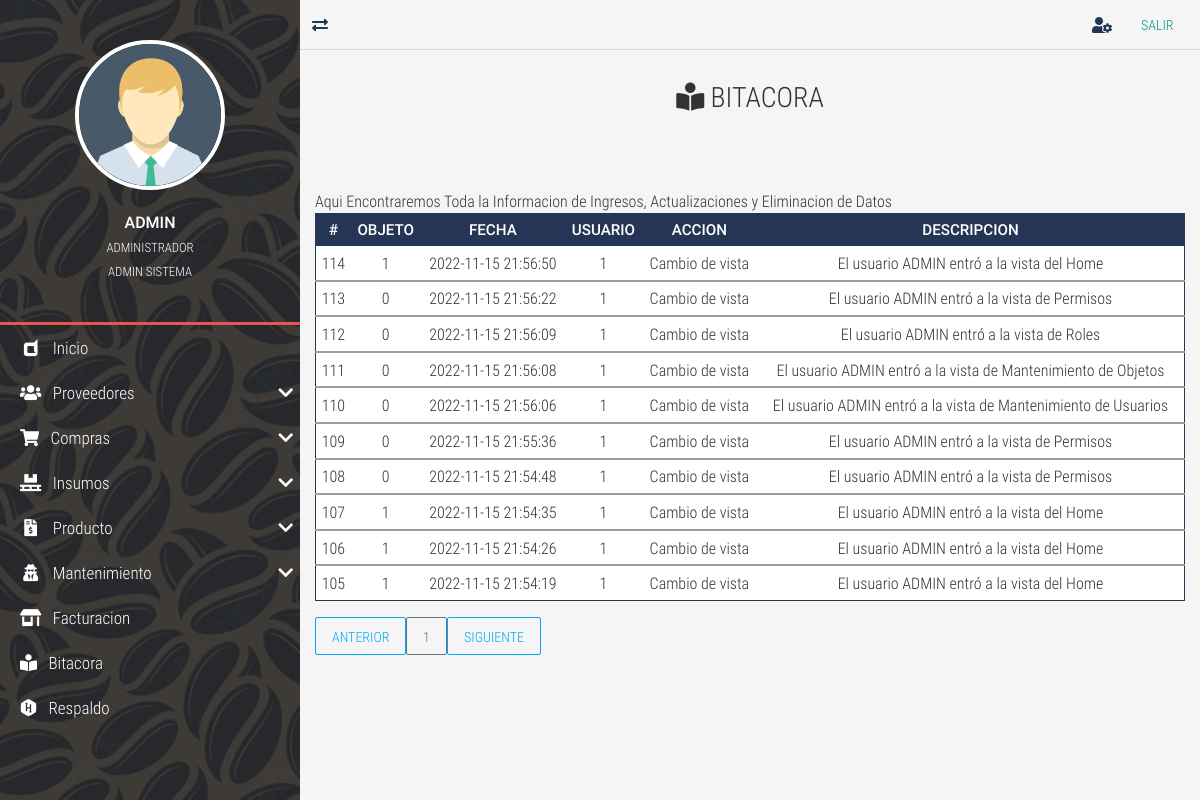
Page /bitacora/ (signed in) on the committed database.
### tables this page shows
CREATE TABLE `TBL_bitacora` (
  `id_bitacora` int NOT NULL AUTO_INCREMENT,
  `id_objeto` int DEFAULT NULL,
  `fecha` datetime NOT NULL,
  `id_usuario` int DEFAULT NULL,
  `accion` tinytext NOT NULL COMMENT 'accion realizada si es un ingreso nuevo, actualizacion. eliminacion o una consulta.',
  `descripcion` text,
  PRIMARY KEY (`id_bitacora`),
  KEY `FK_TBL_bitacora_TBL_usuarios` (`id_usuario`),
  CONSTRAINT `FK_TBL_bitacora_TBL_usuarios` FOREIGN KEY (`id_usuario`) REFERENCES `TBL_usuarios` (`id_usuario`)
);

### controladores/vistasControlador.php (called while the page is built)
<?php
	require_once "./modelos/vistasModelo.php";
	class vistasControlador extends vistasModelo{
		public function obtener_plantilla_controlador(){
			return require_once "./vistas/plantilla.php";
		}
		public function obtener_vistas_controlador(){
			if(isset($_GET['views'])){
				$ruta=explode("/", $_GET['views']);
				$respuesta=vistasModelo::obtener_vistas_modelo($ruta[0]);
			}else{
				$respuesta="login";
			}
			return $respuesta;
		}
	}

### index.php (called while the page is built, shortened)
<?php
	require_once "./controladores/vistasControlador.php";
	$plantilla = new vistasControlador();
	$plantilla->obtener_plantilla_controlador();

### modelos/vistasModelo.php (called while the page is built, shortened)
<?php
	class vistasModelo{
		protected static function obtener_vistas_modelo($vistas){
			$listaBlanca=["restaurar","respaldo","bitacora","prueba","proveedor-list","proveedor-new","proveedor-update","client-update","facturacion"
			,"home","insumos-list","insumos-new","insumos-update","objetos-list","objetos-new","objetos-update","inventario-list","producto-list","producto-new",
			"reservation-pending","reservation-search","producto-update","user-list","rol-list","permisos-list","reservation-reservation","user-new","user-search",
			"user-update","salir","compra-list","compra-new","compra-search","compra-detalle", "parametros-list", "preguntas-list", "Tipo-Producto-new", "recetario-list"];
			if(in_array($vistas, $listaBlanca)){
				if(is_file("./vistas/contenidos/".$vistas."-view.php")){
					$contenido="./vistas/contenidos/".$vistas."-view.php";
				}else{
					$contenido="404";
				}
			}elseif($vistas=="login" || $vistas=="index" || $vistas=="prueba" || $vistas=="rec-correo" || $vistas=="rec-preguntas" || $vistas=="cambiocontrasena"
			|| $vistas=="primer-ingreso" || $vistas=="verifica-codigo" || $vistas=="autoregistro" || $vistas=="preguntasusuario" || $vistas=="rsp"){
				$contenido="login";
			}else{
				$contenido="404";
				$contenido="rsp";
			}
			return $contenido;
		}
	}

### vistas/contenidos/bitacora-view.php (the view)
<div class="full-box page-header">
	<h3 class="text-center">
		<i class="fas fa-book-reader"></i> BITACORA
	</h3>
</div>
<div class="container-fluid">
	<div class="table-responsive">
    <caption>Aqui Encontraremos Toda la Informacion de Ingresos, Actualizaciones y  Eliminacion de Datos</caption>
	<table class="table table-dark table-sm" id="tblDatos">
		<thead>
			<tr class="text-center roboto-medium">
				<th>#</th>
				<th>OBJETO</th>
				<th>FECHA</th>
				<th>USUARIO</th>
				<th>ACCION</th>
				<th>DESCRIPCION</th>
			</tr>
		</thead>
		<?php
			include ("./cone.php");
			$sql="SELECT * FROM TBL_bitacora WHERE id_bitacora ORDER BY id_bitacora DESC ";
			$result=mysqli_query($conexion,$sql);
			while($mostrar=mysqli_fetch_assoc ($result)){
		?>
				<tbody>
					<tr class="text-center" >
						<td><?php echo $mostrar['id_bitacora']?></td>
						<td><?php echo $mostrar['id_objeto']?></td>
						<td><?php echo $mostrar['fecha']?></td>
						<td><?php echo $mostrar['id_usuario']?></td>
						<td><?php echo $mostrar['accion']?></td>
						<td><?php echo $mostrar['descripcion']?></td>
					</tr>
				</tbody>
		<?php
			}
		?>
	</table>
	<div id="paginador" class=""></div>

### vistas/plantilla.php (shortened to what this page needs)
<!DOCTYPE html>
<html lang="es">
<head>
	<?php include "./vistas/inc/Link.php"; ?>
</head>
<body>
	<?php
		require_once "./controladores/vistasControlador.php";
		$IV = new vistasControlador();
		$vistas=$IV->obtener_vistas_controlador();
		if($vistas=="login" || $vistas=="404" || $vistas=="olvido-contrasena" || $vistas=="rec-correo" || $vistas=="rec-preguntas" || $vistas=="cambiocontrasena"
		 || $vistas=="primer-ingreso" || $vistas=="verifica-codigo" || $vistas=="autoregistro" || $vistas=="preguntasusuario" || $vistas=="rsp" ){
			require_once "./vistas/contenidos/".$vistas."-view.php";
		}else{
			require_once './controladores/loginControlador.php';
	?>
	<main class="full-box main-container">
		<?php include "./vistas/inc/NavLateral.php"; ?>
		<section class="full-box page-content">
			<?php
				include "./vistas/inc/NavBar.php";
				include  $vistas;
			?>
		</section>
	</main>
	<?php
		}
	?>
</body>
</html>

### vistas/inc/Link.php (shortened to what this page needs)
<link rel="stylesheet" href="<?php echo SERVERURL; ?>vistas/css/normalize.css">
<link rel="stylesheet" href="<?php echo SERVERURL; ?>vistas/css/bootstrap.min.css">
<link rel="stylesheet" href="<?php echo SERVERURL; ?>vistas/css/bootstrap-material-design.min.css">
<link rel="stylesheet" href="<?php echo SERVERURL; ?>vistas/css/all.css">
<link rel="stylesheet" href="<?php echo SERVERURL; ?>vistas/css/sweetalert2.min.css">
<link rel="stylesheet" href="<?php echo SERVERURL; ?>vistas/css/jquery.mCustomScrollbar.css">
<link rel="stylesheet" href="<?php echo SERVERURL; ?>vistas/css/style.css">
<link rel="stylesheet" href="<?php echo SERVERURL; ?>vistas/css/estilos-login.css">

### vistas/inc/NavLateral.php (shortened to what this page needs)
<section class="full-box nav-lateral">
	<div class="full-box nav-lateral-content">
		<figure class="full-box nav-lateral-avatar">
			<img src="<?php echo SERVERURL; ?>vistas/assets/avatar/Avatar.png" class="img-fluid" alt="Avatar">
			<figcaption class="roboto-medium text-center">
				<?php echo $_SESSION['usuario_login']?>
				<br><small class="roboto-condensed-light"><?php echo $_SESSION['nombre_usuario']?> </small>
				<br><small class="roboto-condensed-light"><?php echo $_SESSION['rol']?> </small>
			</figcaption>
		</figure>
		<div class="full-box nav-lateral-bar"></div>
		<nav class="full-box nav-lateral-menu">
			<ul>
			<?php
			if($_SESSION['rol']=='ADMIN SISTEMA'){
				?>
				<li>
					<a href="<?php echo SERVERURL; ?>home/"><i class="fab fa-dashcube fa-fw"></i> &nbsp; Inicio</a>
				</li>
				<li>
					<a href="#" class="nav-btn-submenu"><i class="fas fa-users fa-fw"></i> &nbsp; Proveedores <i class="fas fa-chevron-down"></i></a>
				</li>
				<li>
					<a href="#" class="nav-btn-submenu"><i class="fas fa-shopping-cart"></i></i> &nbsp; Compras <i class="fas fa-chevron-down"></i></a>
				</li>
				<li>
					<a href="#" class="nav-btn-submenu"><i class="fas fa-pallet fa-fw"></i> &nbsp; Insumos <i class="fas fa-chevron-down"></i></a>
				</li>
				<li>
					<a href="#" class="nav-btn-submenu"><i class="fas fa-file-invoice-dollar fa-fw"></i> &nbsp; Producto <i class="fas fa-chevron-down"></i></a>
				</li>
				<li>
					<a href="#" class="nav-btn-submenu"><i class="fas  fa-user-secret fa-fw"></i> &nbsp; Mantenimiento <i class="fas fa-chevron-down"></i></a>
				</li>
				<li>
					<a href="<?php echo SERVERURL; ?>facturacion/"><i class="fas fa-store-alt fa-fw"></i> &nbsp; Facturacion</a>
				</li>
				<li>
					<a href="<?php echo SERVERURL; ?>bitacora/"><i class="fas fa-book-reader"></i> &nbsp; Bitacora</a>
				</li>
				<li>
					<a href="<?php echo SERVERURL; ?>respaldo/"><i class="fab fa-hackerrank"></i></i> &nbsp; Respaldo</a>
				</li>
				<?php
				}?>
			</ul>
		</nav>
	</div>
</section>

### vistas/inc/NavBar.php
<nav class="full-box navbar-info">
	<a href="#" class="float-left show-nav-lateral">
		<i class="fas fa-exchange-alt"></i>
	</a>
	<a href="<?php echo SERVERURL; ?>user-update/">
		<i class="fas fa-user-cog"></i>
	</a>
	<a href="<?php echo SERVERURL?>salir/"><button type="button"
	class="btn btn-primary">Salir</button></a>
</nav>

### vistas/css/all.css (style rules this page uses)
.fa, .fas, .far, .fal, .fab { -moz-osx-font-smoothing: grayscale; -webkit-font-smoothing: antialiased; display: inline-block; font-style: normal; font-variant: normal; text-rendering: auto; line-height: 1; }
.fa-fw { text-align: center; width: 1.25em; }
.fa-book-reader:before { content: "\f5da"; }
.fa-chevron-down:before { content: "\f078"; }
.fa-dashcube:before { content: "\f210"; }
.fa-exchange-alt:before { content: "\f362"; }
.fa-file-invoice-dollar:before { content: "\f571"; }
.fa-hackerrank:before { content: "\f5f7"; }
.fa-pallet:before { content: "\f482"; }
.fa-shopping-cart:before { content: "\f07a"; }
.fa-store-alt:before { content: "\f54f"; }
.fa-user-cog:before { content: "\f4fe"; }
.fa-user-secret:before { content: "\f21b"; }
.fa-users:before { content: "\f0c0"; }
.fab { font-family: 'Font Awesome 5 Brands'; }
.fa, .fas { font-family: 'Font Awesome 5 Free'; font-weight: 900; }

### vistas/css/style.css (style rules this page uses)
:root { --color-one: #F5F5F5; --color-two: #24292E; --color-three: #EC5252; --form-color: #14111A; --accent-color: #253556; --border-color: #D8D8D8; }
body,html { font-family: 'roboto_condensed_light'; width: 100vw; height: 100vh; background-color: var(--color-one); color: #333; font-size: 16px; }
.full-box { margin: 0; padding: 0; box-sizing: border-box; width: 100%; }
.page-header { padding: 30px 20px 60px 20px; }
.page-header > :nth-child(1) { padding-bottom: 7px; }
.table thead th { color: #FFF; }
.table tbody tr { color: #333; transition: all .2s ease-in-out; }
.table-dark, .table { background-color: #fff; }
.table-dark { border: 1px solid var(--accent-color); }
.table-dark thead tr { background-color: var(--accent-color); }
.table-dark td, .table-dark thead th, .table-dark th { border: none; }
.roboto-medium { font-family: 'roboto_medium_regular'; }
.roboto-condensed-light { font-family: 'roboto_condensed_light'; }
.main-container { height: 100%; position: absolute; top: 0; left: 0; overflow: hidden; }
.page-content, .nav-lateral { height: 100%; overflow: hidden; }
.page-content { position: relative; padding-left: 300px; transition: all .2s ease-in-out; padding-bottom: 20px; }
.nav-lateral { width: 300px; position: absolute; top: 0; left: 0; z-index: 1; transition: all .2s ease-in-out; background-image: url('../assets/img/adobe.jpg'); background-position: center center; background-size: cover; }
.nav-lateral-content { max-width: 300px; height: 100%; background-color: rgba(36, 41, 46, .8); }
.nav-lateral-bar { height: 3px; background-color: var(--color-three); }
.nav-lateral-avatar { padding: 40px 0; }
.nav-lateral-avatar img { width: 50%; margin: 0 auto; display: block; border: 4px solid #FFF; border-radius: 100%; }
.nav-lateral-avatar figcaption { margin-top: 20px; color: #FFF; }
.nav-lateral-menu { height: auto; }
.nav-lateral-menu ul { margin: 0; padding: 0; list-style: none; }
.nav-lateral-menu ul li { width: 100%; height: auto; }
.nav-lateral-menu ul li a { display: block; width: 100%; height: 45px; line-height: 45px; text-decoration: none; color: #FFF; font-size: 17px; box-sizing: border-box; padding-left: 20px; transition: all .2s ease-in-out; }
.nav-lateral-menu .fa-chevron-down, .nav-lateral-menu .fa-chevron-up { float: right; height: 45px; line-height: 45px; margin-right: 7px; transition: all .2s ease-in-out; }
.navbar-info { height: 50px; border-bottom: 1px solid var(--border-color); text-align: right; padding-right: 10px; }
.navbar-info a { color: var(--accent-color); height: 50px; min-width: 40px; text-align: center; line-height: 50px; display: inline-block; transition: all .2s ease-out; user-select: none; }

### rows in the picture
tbl_bitacora: id_bitacora "114", id_objeto "1", fecha "2022-11-15 21:56:50", id_usuario "1", accion "Cambio de vista", descripcion "El usuario ADMIN entró a la vista del Home"
tbl_bitacora: id_bitacora "113", id_objeto "0", fecha "2022-11-15 21:56:22", id_usuario "1", accion "Cambio de vista", descripcion "El usuario ADMIN entró a la vista de Permisos"
tbl_bitacora: id_bitacora "112", id_objeto "0", fecha "2022-11-15 21:56:09", id_usuario "1", accion "Cambio de vista", descripcion "El usuario ADMIN entró a la vista de Roles"
tbl_bitacora: id_bitacora "111", id_objeto "0", fecha "2022-11-15 21:56:08", id_usuario "1", accion "Cambio de vista", descripcion "El usuario ADMIN entró a la vista de Mantenimiento de Objetos"
tbl_bitacora: id_bitacora "110", id_objeto "0", fecha "2022-11-15 21:56:06", id_usuario "1", accion "Cambio de vista", descripcion "El usuario ADMIN entró a la vista de Mantenimiento de Usuarios"
tbl_bitacora: id_bitacora "109", id_objeto "0", fecha "2022-11-15 21:55:36", id_usuario "1", accion "Cambio de vista", descripcion "El usuario ADMIN entró a la vista de Permisos"
tbl_bitacora: id_bitacora "108", id_objeto "0", fecha "2022-11-15 21:54:48", id_usuario "1", accion "Cambio de vista", descripcion "El usuario ADMIN entró a la vista de Permisos"
tbl_bitacora: id_bitacora "107", id_objeto "1", fecha "2022-11-15 21:54:35", id_usuario "1", accion "Cambio de vista", descripcion "El usuario ADMIN entró a la vista del Home"
tbl_bitacora: id_bitacora "106", id_objeto "1", fecha "2022-11-15 21:54:26", id_usuario "1", accion "Cambio de vista", descripcion "El usuario ADMIN entró a la vista del Home"
tbl_bitacora: id_bitacora "105", id_objeto "1", fecha "2022-11-15 21:54:19", id_usuario "1", accion "Cambio de vista", descripcion "El usuario ADMIN entró a la vista del Home"

### other values in the picture
$_SESSION['usuario_login'] "ADMIN"
$_SESSION['nombre_usuario'] "ADMINISTRADOR"
$_SESSION['rol'] "ADMIN SISTEMA"
